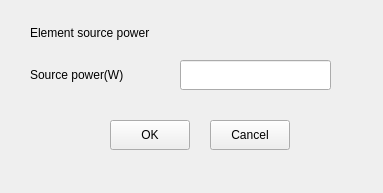
<?xml version="1.0" encoding="UTF-8"?>
<ui version="4.0">
 <class>frmPower</class>
 <widget class="QMainWindow" name="frmPower">
  <property name="geometry">
   <rect>
    <x>0</x>
    <y>0</y>
    <width>383</width>
    <height>193</height>
   </rect>
  </property>
  <property name="windowTitle">
   <string>Power settings</string>
  </property>
  <widget class="QWidget" name="centralwidget">
   <widget class="QLabel" name="label">
    <property name="geometry">
     <rect>
      <x>30</x>
      <y>60</y>
      <width>131</width>
      <height>30</height>
     </rect>
    </property>
    <property name="text">
     <string>Source power(W)</string>
    </property>
   </widget>
   <widget class="QLineEdit" name="txtPower">
    <property name="geometry">
     <rect>
      <x>180</x>
      <y>60</y>
      <width>151</width>
      <height>30</height>
     </rect>
    </property>
   </widget>
   <widget class="QPushButton" name="btnOK">
    <property name="geometry">
     <rect>
      <x>110</x>
      <y>120</y>
      <width>80</width>
      <height>30</height>
     </rect>
    </property>
    <property name="text">
     <string>OK</string>
    </property>
   </widget>
   <widget class="QPushButton" name="btnCancel">
    <property name="geometry">
     <rect>
      <x>210</x>
      <y>120</y>
      <width>80</width>
      <height>30</height>
     </rect>
    </property>
    <property name="text">
     <string>Cancel</string>
    </property>
   </widget>
   <widget class="QLabel" name="label_2">
    <property name="geometry">
     <rect>
      <x>30</x>
      <y>20</y>
      <width>231</width>
      <height>25</height>
     </rect>
    </property>
    <property name="text">
     <string>Element source power</string>
    </property>
   </widget>
  </widget>
 </widget>
 <resources/>
 <connections/>
</ui>
